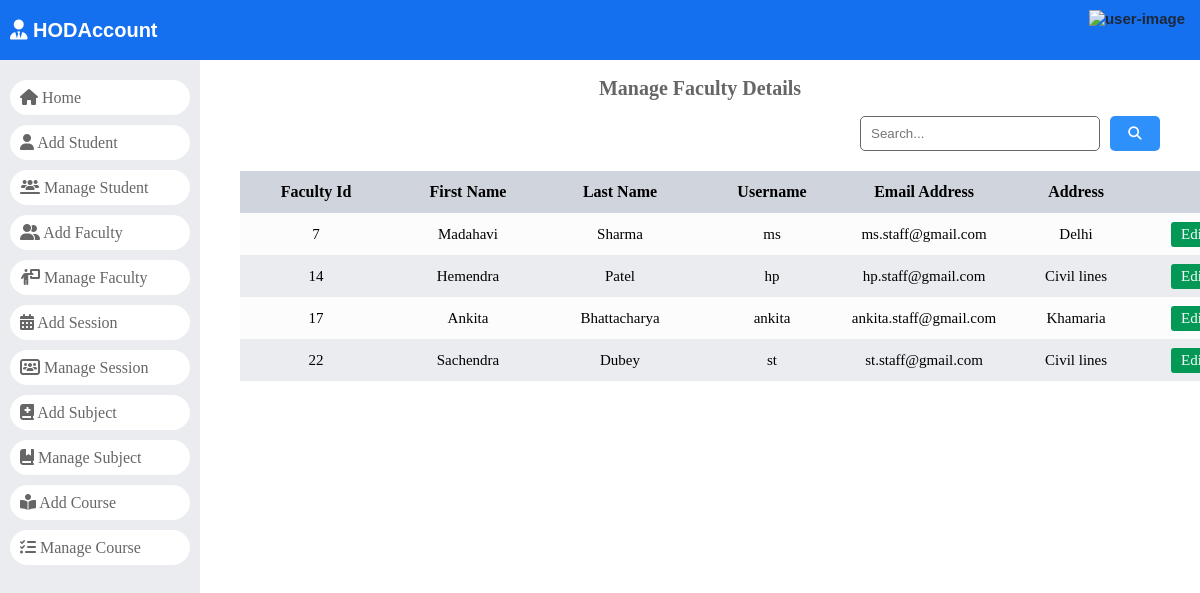
The app's page /manage_staff/ with its own data.
### dashboard/models.py (models this page shows)
class Staffs(models.Model):
	id = models.AutoField(primary_key=True)
	admin = models.OneToOneField(CustomUser, on_delete = models.CASCADE)
	address = models.TextField()
	created_at = models.DateTimeField(auto_now_add=True)
	updated_at = models.DateTimeField(auto_now=True)
	objects = models.Manager()

class CustomUser(AbstractUser):
	HOD = '1'
	STAFF = '2'
	STUDENT = '3'
	EMAIL_TO_USER_TYPE_MAP = {
		'hod': HOD,
		'staff': STAFF,
		'student': STUDENT
	}
	user_type_data = ((HOD, "HOD"), (STAFF, "Staff"), (STUDENT, "Student"))
	user_type = models.CharField(default=1, choices=user_type_data, max_length=10)

### dashboard/HodViews.py (the view)
# urls.py: path('manage_staff/', HodViews.manage_staff, name="manage_staff"),
def manage_staff(request):
    staffs = Staffs.objects.all()
    context = {
        "staffs": staffs
    }
    return render(request, "Hod Page/manage_faculty.html", context)

### dashboard/templates/Hod Page/manage_faculty.html (shortened to what this page needs)
{% load static %}
<!DOCTYPE html>
<html lang="en">
<head>
    <link rel="stylesheet" href="https://cdnjs.cloudflare.com/ajax/libs/font-awesome/6.5.1/css/all.min.css"
 />
    <link rel="stylesheet" href="{% static 'style.css' %}">
</head>
<body>
    <header>
        <div>
            <a href="/">
                <div class="logo">
                    <i class="fa-solid fa-user-tie"></i>
                    HODAccount
                </div>
            </a>
        </div>
        {% include '../headerUser.html' %}
    </header>
    <div id="main">
        {% include './navigation.html' %}
        <div id="student_record">
            <div class="page-title">
                <h2>Manage Faculty Details</h2>
            </div>
            <div id="search-bar">
                <form action="" method="GET" class="search-form" data-search-record="#faculty-data tr">
                    <input type="search" name="search" id="search" placeholder="Search...">
                    <button type="submit">
                        <i class="fa-solid fa-magnifying-glass"></i>
                    </button>
                </form>
            </div>
            <div id="expese-record" class="record">
                <table>
                    <thead>
                        <tr>
                            <th>Faculty Id</th>
                            <th>First Name</th>
                            <th>Last Name</th>
                            <th>Username</th>
                            <th>Email Address</th>
                            <th>Address</th>
                            <th>Action</th>
                        </tr>
                    </thead>
                    <tbody id="faculty-data">
                        {% for staff in staffs %}
                        <tr>
                            <td>{{ staff.admin.id }}</td>
                            <td>{{ staff.admin.first_name }}</td>
                            <td>{{ staff.admin.last_name }}</td>
                            <td>{{ staff.admin.username }}</td>
                            <td>{{ staff.admin.email }}</td>
                            <td>{{ staff.address }}</td>
                            <td class="action">
                                <a href="{% url 'edit_staff' staff.admin.id %}" class="edit btn">
                                    Edit</a>
                            </td>
                        </tr>
                        {% endfor %}
                    </tbody>
                </table>
            </div>
        </div>
    </div>
</body>
</html>

### static/style.css (style rules this page uses)
:root { --light-black: #1d2939; --sky-blue: #1570ef; --light-blue: #2e90fa; --nav-bg: #eaecf0; --nav-text: #666; --success-color: #039855; --error-color: #f97066; --white: #fff; --table-grid-dark: #eaecf0; --table-grid-light: #fcfcfd; --table-heading: #d0d5dd; --dialog-backdrop: #26262690; --gray-6: #666; --gray-e: #ebebeb; --note-gray: #f2f4f7; --page-heading: #666; --page-highlight-heading: #3f3737; --yellow: #fec84b; }
html, body { margin: 0; padding: 0; }
a { text-decoration: none; }
#main { display: flex; height: calc(100vh - 60px); }
#student_record, #main_section { max-width: calc(100% - 200px); flex: 1; }
.record { padding: 20px 40px; overflow: auto; box-sizing: border-box; }
.record table { width: 100%; border-spacing: 0; }
.record th, .record td { height: 40px; max-width: 150px; text-align: center; min-width: 150px; }
.record tr:nth-child(2n + 2) { background: var(--table-grid-dark); }
.record tr:nth-child(2n + 1) { background: var(--table-grid-light); }
.record th { font-size: 16px; background: var(--table-heading); }
.record td { font-size: 15px; }
.record td .btn { height: 25px; line-height: 25px; border: 0; margin: 0 3px; padding: 0 10px; border-radius: 3px; display: inline-block; }
.record td .edit { background: var(--success-color); color: var(--white); }
header { width: 100%; height: 60px; padding: 10px; box-sizing: border-box; display: flex; justify-content: space-between; gap: 20px; background: var(--sky-blue); font-family: arial; }
header .logo { height: 40px; line-height: 40px; font-size: 20px; font-weight: 600; color: var(--white); }
.page-title h2 { text-align: center; font-size: 20px; color: var(--page-heading); }
#search-bar form { display: flex; gap: 10px; width: 90%; max-width: 300px; margin-left: auto; margin-right: 40px; height: 35px; font-size: 17px; }
#search-bar input { flex: 1; border: 1.5px solid #666; padding: 0 10px; box-sizing: border-box; border-radius: 5px; }
#search-bar button { width: 50px; border-radius: 5px; background-color: var(--light-blue); color: var(--white); border: 0; cursor: pointer; }

### records on screen
Staffs: admin.id "7", admin.first_name "Madahavi", admin.last_name "Sharma", admin.username "ms", admin.email "ms.staff@gmail.com", address "Delhi"
Staffs: admin.id "14", admin.first_name "Hemendra", admin.last_name "Patel", admin.username "hp", admin.email "hp.staff@gmail.com", address "Civil lines"
Staffs: admin.id "17", admin.first_name "Ankita", admin.last_name "Bhattacharya", admin.username "ankita", admin.email "ankita.staff@gmail.com", address "Khamaria"
Staffs: admin.id "22", admin.first_name "Sachendra", admin.last_name "Dubey", admin.username "st", admin.email "st.staff@gmail.com", address "Civil lines"
